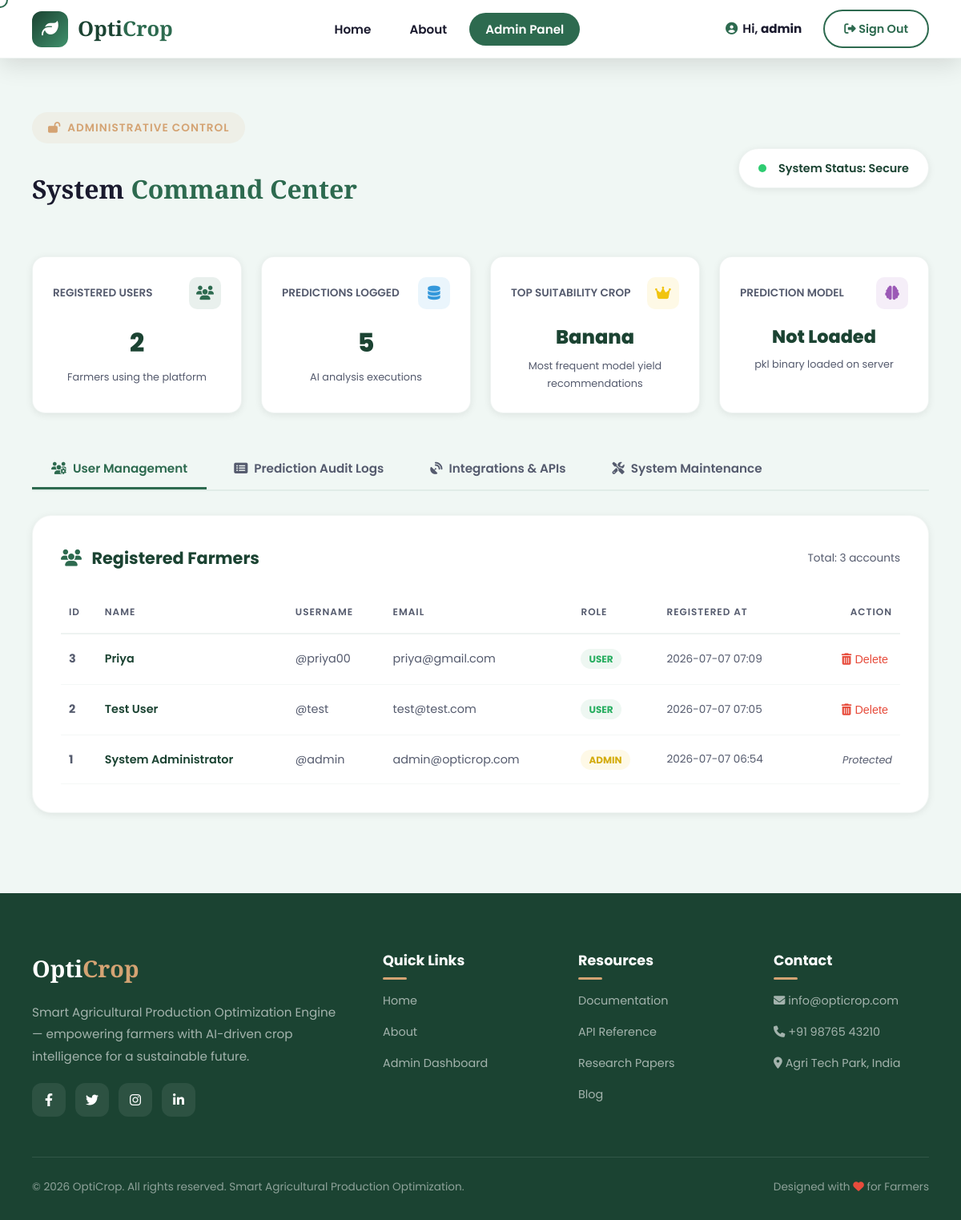
The page /admin/dashboard (signed in) on the database its author committed.
### tables this page shows
CREATE TABLE users (
            id INTEGER PRIMARY KEY AUTOINCREMENT,
            fullname TEXT NOT NULL,
            username TEXT UNIQUE NOT NULL,
            email TEXT UNIQUE NOT NULL,
            password_hash TEXT NOT NULL,
            role TEXT DEFAULT 'user',
            created_at TIMESTAMP DEFAULT CURRENT_TIMESTAMP
        );

### app.py (the view)
@app.route("/admin/dashboard", methods=["GET"])
@admin_required
def admin_dashboard():
    stats = db.get_system_stats()
    users = db.get_all_users()
    predictions = db.get_all_predictions()
    stats['model_loaded'] = crop_model is not None
    stats['model_type'] = type(crop_model).__name__ if crop_model else "Not Loaded"
    stats['api_key'] = API_KEY
    return render_template("admin_dashboard.html", stats=stats, users=users, predictions=predictions)

### app.py (called while the page is built)
@app.before_request
def log_session():
    if not request.path.startswith('/static'):
        log_msg = f"[Session Logs] Path: {request.path} | Method: {request.method} | Session: {dict(session)}"
        try:
            print(log_msg.encode(sys.stdout.encoding or 'utf-8', errors='replace').decode(sys.stdout.encoding or 'utf-8'))
        except Exception:
            print(f"[Session Logs] Path: {request.path} | Method: {request.method}")

def admin_required(f):
    @wraps(f)
    def decorated_function(*args, **kwargs):
        if "user_id" not in session or session.get("role") != "admin":
            flash("Unauthorized access. Admin privileges required.", "error")
            return redirect(url_for("admin_login"))
        return f(*args, **kwargs)
    return decorated_function

@app.context_processor
def inject_user_status():
    return {
        "logged_in": "user_id" in session,
        "username": session.get("username"),
        "full_name": session.get("full_name"),
        "is_admin": session.get("role") == "admin"
    }

### database.py (called while the page is built)
def get_db_connection():
    conn = sqlite3.connect(DB_PATH)
    conn.row_factory = sqlite3.Row
    return conn

def get_all_users():
    conn = get_db_connection()
    cursor = conn.cursor()
    cursor.execute("SELECT id, fullname, username, email, role, created_at FROM users ORDER BY id DESC")
    users = [dict(row) for row in cursor.fetchall()]
    conn.close()
    return users

def get_all_predictions():
    conn = get_db_connection()
    cursor = conn.cursor()
    cursor.execute("""
        SELECT p.*, u.username as username
        FROM predictions p
        LEFT JOIN users u ON p.user_id = u.id
        ORDER BY p.created_at DESC
    """)
    rows = [dict(r) for r in cursor.fetchall()]
    conn.close()
    return rows

### templates/admin_dashboard.html (shortened to what this page needs)
{% extends "base.html" %}
{% set active_page = 'admin_dashboard' %}
{% block content %}
<section class="section admin-dashboard" style="padding-top: 140px; min-height: 90vh; background: var(--bg-light);">
    <div class="container">
        <div style="display: flex; justify-content: space-between; align-items: center; margin-bottom: 40px; flex-wrap: wrap; gap: 20px;">
            <div class="section-header" style="text-align: left; margin-bottom: 0;">
                <div class="section-tag" style="background: rgba(212,163,115,0.1); color: var(--accent);">
                    <i class="fas fa-lock-open"></i> Administrative Control
                </div>
                <h2 class="section-title" style="margin-top: 10px; font-size: 2rem;">System <span class="highlight">Command Center</span></h2>
            </div>
            <div style="background: white; padding: 12px 24px; border-radius: 50px; box-shadow: var(--shadow-sm); border: 1px solid rgba(45,106,79,0.08); display: flex; align-items: center; gap: 15px;">
                <div style="width: 10px; height: 10px; border-radius: 50%; background: #2ecc71; animation: pulse 2s infinite;"></div>
                <span style="font-size: 0.9rem; font-weight: 600; color: var(--primary-dark);">System Status: Secure</span>
            </div>
        </div>
        <div style="display: grid; grid-template-columns: repeat(auto-fit, minmax(240px, 1fr)); gap: 24px; margin-bottom: 45px;">
            <div class="metric-card" style="background: white; padding: 25px; border-radius: var(--radius); box-shadow: var(--shadow-sm); border: 1px solid rgba(45,106,79,0.08);">
                <div style="display: flex; justify-content: space-between; align-items: center; margin-bottom: 15px;">
                    <span style="font-size: 0.85rem; font-weight: 600; color: var(--text-muted); text-transform: uppercase;">Registered Users</span>
                    <div style="width: 40px; height: 40px; border-radius: 10px; background: rgba(45,106,79,0.1); color: var(--primary); display: flex; align-items: center; justify-content: center; font-size: 1.1rem;">
                        <i class="fas fa-users"></i>
                    </div>
                </div>
                <h3 style="font-size: 2rem; font-weight: 800; color: var(--primary-dark);">{{ stats.total_users }}</h3>
                <p style="font-size: 0.8rem; color: var(--text-muted); margin-top: 5px;">Farmers using the platform</p>
            </div>
            <div class="metric-card" style="background: white; padding: 25px; border-radius: var(--radius); box-shadow: var(--shadow-sm); border: 1px solid rgba(45,106,79,0.08);">
                <div style="display: flex; justify-content: space-between; align-items: center; margin-bottom: 15px;">
                    <span style="font-size: 0.85rem; font-weight: 600; color: var(--text-muted); text-transform: uppercase;">Predictions Logged</span>
                    <div style="width: 40px; height: 40px; border-radius: 10px; background: rgba(52,152,219,0.1); color: #3498db; display: flex; align-items: center; justify-content: center; font-size: 1.1rem;">
                        <i class="fas fa-database"></i>
                    </div>
                </div>
                <h3 style="font-size: 2rem; font-weight: 800; color: var(--primary-dark);">{{ stats.total_predictions }}</h3>
                <p style="font-size: 0.8rem; color: var(--text-muted); margin-top: 5px;">AI analysis executions</p>
            </div>
            <div class="metric-card" style="background: white; padding: 25px; border-radius: var(--radius); box-shadow: var(--shadow-sm); border: 1px solid rgba(45,106,79,0.08);">
                <div style="display: flex; justify-content: space-between; align-items: center; margin-bottom: 15px;">
                    <span style="font-size: 0.85rem; font-weight: 600; color: var(--text-muted); text-transform: uppercase;">Top Suitability Crop</span>
                    <div style="width: 40px; height: 40px; border-radius: 10px; background: rgba(241,196,15,0.1); color: #f1c40f; display: flex; align-items: center; justify-content: center; font-size: 1.1rem;">
                        <i class="fas fa-crown"></i>
                    </div>
                </div>
                <h3 style="font-size: 1.5rem; font-weight: 800; color: var(--primary-dark); overflow: hidden; text-overflow: ellipsis; white-space: nowrap;">{{ stats.most_predicted_crop }}</h3>
                <p style="font-size: 0.8rem; color: var(--text-muted); margin-top: 5px;">Most frequent model yield recommendations</p>
            </div>
            <div class="metric-card" style="background: white; padding: 25px; border-radius: var(--radius); box-shadow: var(--shadow-sm); border: 1px solid rgba(45,106,79,0.08);">
                <div style="display: flex; justify-content: space-between; align-items: center; margin-bottom: 15px;">
                    <span style="font-size: 0.85rem; font-weight: 600; color: var(--text-muted); text-transform: uppercase;">Prediction Model</span>
                    <div style="width: 40px; height: 40px; border-radius: 10px; background: rgba(155,89,182,0.1); color: #9b59b6; display: flex; align-items: center; justify-content: center; font-size: 1.1rem;">
                        <i class="fas fa-brain"></i>
                    </div>
                </div>
                <h3 style="font-size: 1.4rem; font-weight: 800; color: var(--primary-dark); overflow: hidden; text-overflow: ellipsis; white-space: nowrap;">
                    {% if stats.model_loaded %}
                        {{ stats.model_type }}
                    {% else %}
                        Not Loaded
                    {% endif %}
                </h3>
                <p style="font-size: 0.8rem; color: var(--text-muted); margin-top: 5px;">pkl binary loaded on server</p>
            </div>
        </div>
        <div style="display: flex; gap: 10px; border-bottom: 2px solid rgba(45,106,79,0.08); padding-bottom: 0; margin-bottom: 30px; overflow-x: auto; white-space: nowrap; -webkit-overflow-scrolling: touch;">
            <button class="admin-tab-btn active" onclick="switchAdminTab('users')"><i class="fas fa-users-cog"></i> User Management</button>
            <button class="admin-tab-btn" onclick="switchAdminTab('logs')"><i class="fas fa-list-alt"></i> Prediction Audit Logs</button>
            <button class="admin-tab-btn" onclick="switchAdminTab('diagnostics')"><i class="fas fa-satellite-dish"></i> Integrations & APIs</button>
            <button class="admin-tab-btn" onclick="switchAdminTab('maintenance')"><i class="fas fa-tools"></i> System Maintenance</button>
        </div>
        <div id="tab-users" class="admin-tab-content active" style="background: white; border-radius: var(--radius-lg); padding: 35px; box-shadow: var(--shadow-sm); border: 1px solid rgba(45,106,79,0.06);">
            <div style="display: flex; justify-content: space-between; align-items: center; margin-bottom: 25px; flex-wrap: wrap; gap: 15px;">
                <h3 style="font-size: 1.3rem; font-weight: 700; color: var(--primary-dark);"><i class="fas fa-users" style="color: var(--primary); margin-right: 8px;"></i> Registered Farmers</h3>
                <span style="font-size: 0.85rem; color: var(--text-muted);">Total: {{ users|length }} accounts</span>
            </div>
            <div class="table-responsive" style="overflow-x: auto;">
                <table class="dashboard-table" style="width: 100%; border-collapse: collapse; text-align: left;">
                    <thead>
                        <tr style="border-bottom: 2px solid rgba(45,106,79,0.08); color: var(--text-muted); font-size: 0.85rem;">
                            <th style="padding: 15px 10px; font-weight: 600;">ID</th>
                            <th style="padding: 15px 10px; font-weight: 600;">Name</th>
                            <th style="padding: 15px 10px; font-weight: 600;">Username</th>
                            <th style="padding: 15px 10px; font-weight: 600;">Email</th>
                            <th style="padding: 15px 10px; font-weight: 600;">Role</th>
                            <th style="padding: 15px 10px; font-weight: 600;">Registered At</th>
                            <th style="padding: 15px 10px; font-weight: 600; text-align: right;">Action</th>
                        </tr>
                    </thead>
                    <tbody>
                        {% for user in users %}
                        <tr style="border-bottom: 1px solid rgba(45,106,79,0.05); font-size: 0.9rem;">
                            <td style="padding: 18px 10px; font-weight: 700; color: var(--text-muted);">{{ user.id }}</td>
                            <td style="padding: 18px 10px; font-weight: 600; color: var(--primary-dark);">{{ user.fullname }}</td>
                            <td style="padding: 18px 10px; color: var(--text-muted);">@{{ user.username }}</td>
                            <td style="padding: 18px 10px; color: var(--text-muted);">{{ user.email }}</td>
                            <td style="padding: 18px 10px;">
                                <span style="background: {% if user.role == 'admin' %}#fef9e7; color: #d4ac0d;{% else %}#eef7f2; color: #27ae60;{% endif %} font-weight: 700; font-size: 0.75rem; padding: 4px 10px; border-radius: 50px; text-transform: uppercase;">
                                    {{ user.role }}
                                </span>
                            </td>
                            <td style="padding: 18px 10px; color: var(--text-muted); font-size: 0.85rem;">{{ user.created_at[:16].replace('T', ' ') }}</td>
                            <td style="padding: 18px 10px; text-align: right;">
                                {% if user.role != 'admin' %}
                                <form action="{{ url_for('admin_delete_user', user_id=user.id) }}" method="POST" onsubmit="return confirm('Are you sure you want to permanently delete this user account and all their records?');" style="display: inline;">
                                    <button type="submit" style="background: none; border: none; color: #e74c3c; cursor: pointer; font-size: 0.9rem; padding: 5px;" title="Delete User Account">
                                        <i class="fas fa-trash-alt"></i> Delete
                                    </button>
                                </form>
                                {% else %}
                                <span style="color: var(--text-muted); font-size: 0.8rem; font-style: italic;">Protected</span>
                                {% endif %}
                            </td>
                        </tr>
                        {% endfor %}
                    </tbody>
                </table>
            </div>
        </div>
    </div>
</section>
{% endblock %}

### static/css/style.css (style rules this page uses)
:root { --primary: #2d6a4f; --primary-light: #40916c; --primary-dark: #1b4332; --accent: #d4a373; --accent-light: #e9c46a; --secondary: #264653; --bg-light: #f0f7f4; --bg-white: #ffffff; --text-dark: #1a1a2e; --text-muted: #555b6e; --gradient-1: linear-gradient(135deg, #1b4332 0%, #2d6a4f 50%, #40916c 100%); --gradient-2: linear-gradient(135deg, #d4a373 0%, #e9c46a 100%); --shadow-sm: 0 2px 10px rgba(0,0,0,0.08); --shadow-md: 0 8px 30px rgba(0,0,0,0.12); --shadow-lg: 0 20px 60px rgba(0,0,0,0.15); --radius: 16px; --radius-lg: 24px; --transition: all 0.4s cubic-bezier(0.25, 0.46, 0.45, 0.94); }
* { margin: 0; padding: 0; box-sizing: border-box; }
html { scroll-behavior: smooth; }
body { font-family: 'Poppins', sans-serif; color: var(--text-dark); background: var(--bg-light); overflow-x: hidden; line-height: 1.7; }
.section { padding: 100px 0; position: relative; }
.container { max-width: 1300px; margin: 0 auto; padding: 0 40px; }
.section-header { text-align: center; margin-bottom: 70px; }
.section-tag { display: inline-flex; align-items: center; gap: 8px; background: rgba(45,106,79,0.08); color: var(--primary); padding: 8px 20px; border-radius: 50px; font-size: 0.85rem; font-weight: 600; text-transform: uppercase; letter-spacing: 1px; margin-bottom: 20px; }
.section-title { font-family: 'Playfair Display', serif; font-size: 2.8rem; font-weight: 800; color: var(--text-dark); margin-bottom: 16px; }
.section-title .highlight { color: var(--primary); }
.metric-card { background: white; border-radius: var(--radius); padding: 24px; text-align: center; transition: var(--transition); box-shadow: var(--shadow-sm); }
.dashboard-table th { text-transform: uppercase; font-size: 0.75rem; letter-spacing: 1px; }
.admin-tab-btn { border: none; background: transparent; padding: 12px 24px; font-family: inherit; font-size: 0.95rem; font-weight: 600; color: var(--text-muted); cursor: pointer; transition: var(--transition); border-bottom: 3px solid transparent; display: inline-flex; align-items: center; gap: 8px; }
.admin-tab-btn.active { color: var(--primary); border-bottom-color: var(--primary); }
.admin-tab-content { display: none; }
.admin-tab-content.active { display: block; animation: fadeIn 0.5s ease forwards; }

### rows shown on the page
users: id "3", fullname "Priya", username "priya00", email "priya@gmail.com", role "USER", created_at "2026-07-07 07:09"
users: id "2", fullname "Test User", username "test", email "test@test.com", role "USER", created_at "2026-07-07 07:05"
users: id "1", fullname "System Administrator", username "admin", email "admin@opticrop.com", role "ADMIN", created_at "2026-07-07 06:54", shows "Protected"

### other values the page prints
{{ username }} "admin"
{{ stats.total_users }} "2"
{{ stats.total_predictions }} "5"
{{ stats.most_predicted_crop }} "Banana"
{{ users|length }} "3"
